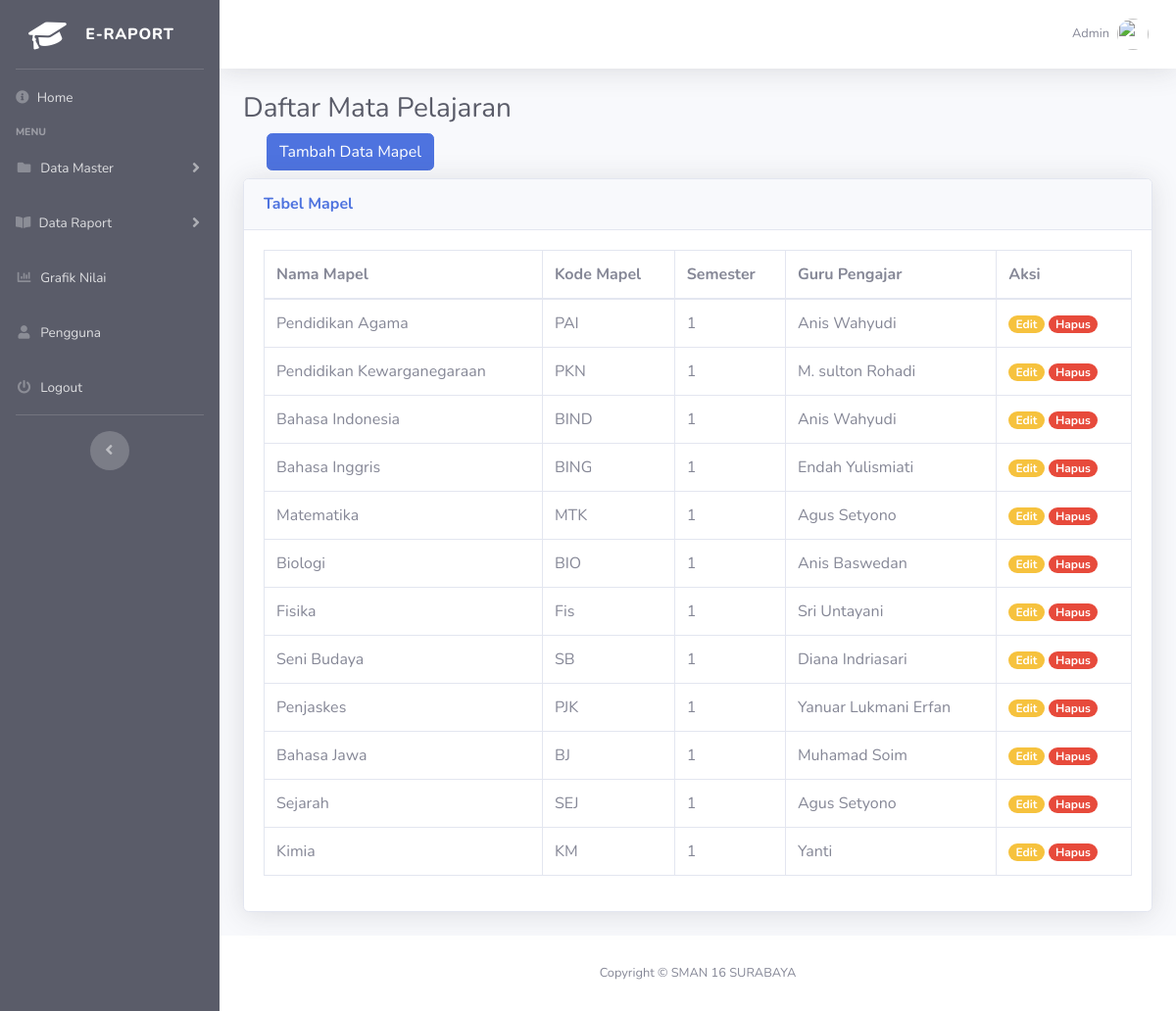
/pages/mapel/index.php, run on the app's committed database.
### tables this page shows
CREATE TABLE `tbl_mapel` (
  `id_mapel` int(20) NOT NULL,
  `nama_mapel` varchar(50) NOT NULL,
  `kode_mapel` varchar(20) NOT NULL,
  `id_semester` enum('1','2') NOT NULL,
  `nama_guru` varchar(50) NOT NULL
);

### pages/mapel/index.php (the view, shortened to what this page needs)
<?php
include_once('../template/header.php');
$mapel = mysqli_query($koneksi, "SELECT * FROM `tbl_mapel`");
?>
<div class="container-fluid">
    <h1 class="h3 mb-2 text-gray-800">Daftar Mata Pelajaran</h1>
    <a href="tambah.php" class="btn btn-primary ml-4 mb-2"> Tambah Data Mapel</a>
    <div class="card shadow mb-4">
        <div class="card-header py-3">
            <h6 class="m-0 font-weight-bold text-primary">Tabel Mapel</h6>
        </div>
        <div class="card-body">
            <div class="table-responsive">
                <table class="table table-bordered" id="dataTable" width="100%" cellspacing="0">
                    <thead>
                        <tr>
                            <th>Nama Mapel</th>
                            <th>Kode Mapel</th>
                            <th>Semester</th>
                            <th>Guru Pengajar</th>
                            <th>Aksi</th>
                        </tr>
                    </thead>
                    <tbody>
                        <?php
                        while ($mapels = mysqli_fetch_assoc($mapel)) :
                            ?>
                            <tr>
                                <td><?= $mapels["nama_mapel"]; ?></td>
                                <td><?= $mapels["kode_mapel"]; ?></td>
                                <td><?= $mapels["id_semester"]; ?></td>
                                <td><?= $mapels["nama_guru"]; ?></td>
                                <td>
                                    <a href="ubah.php?id=<?= $mapels["id_mapel"]; ?>" class="badge badge-warning badge-pill">Edit</a>
                                    <a href="hapus.php?id=<?= $mapels["id_mapel"]; ?>" class="badge badge-danger badge-pill" onclick="return confirm('Apakah anda mau menghapus?');">Hapus</a>
                                </td>
                            </tr>
                        <?php endwhile; ?>
                    </tbody>
                </table>
            </div>
        </div>
    </div>
</div>
</div>
<?php include '../template/footer.php' ?>

### data on the page
tbl_mapel: nama_mapel "Pendidikan Agama", kode_mapel "PAI", id_semester "1", nama_guru "Anis Wahyudi"
tbl_mapel: nama_mapel "Pendidikan Kewarganegaraan", kode_mapel "PKN", id_semester "1", nama_guru "M. sulton Rohadi"
tbl_mapel: nama_mapel "Bahasa Indonesia", kode_mapel "BIND", id_semester "1", nama_guru "Anis Wahyudi"
tbl_mapel: nama_mapel "Bahasa Inggris", kode_mapel "BING", id_semester "1", nama_guru "Endah Yulismiati"
tbl_mapel: nama_mapel "Matematika", kode_mapel "MTK", id_semester "1", nama_guru "Agus Setyono"
tbl_mapel: nama_mapel "Biologi", kode_mapel "BIO", id_semester "1", nama_guru "Anis Baswedan"
tbl_mapel: nama_mapel "Fisika", kode_mapel "Fis", id_semester "1", nama_guru "Sri Untayani"
tbl_mapel: nama_mapel "Seni Budaya", kode_mapel "SB", id_semester "1", nama_guru "Diana Indriasari"
tbl_mapel: nama_mapel "Penjaskes", kode_mapel "PJK", id_semester "1", nama_guru "Yanuar Lukmani Erfan"
tbl_mapel: nama_mapel "Bahasa Jawa", kode_mapel "BJ", id_semester "1", nama_guru "Muhamad Soim"
tbl_mapel: nama_mapel "Sejarah", kode_mapel "SEJ", id_semester "1", nama_guru "Agus Setyono"
tbl_mapel: nama_mapel "Kimia", kode_mapel "KM", id_semester "1", nama_guru "Yanti"
